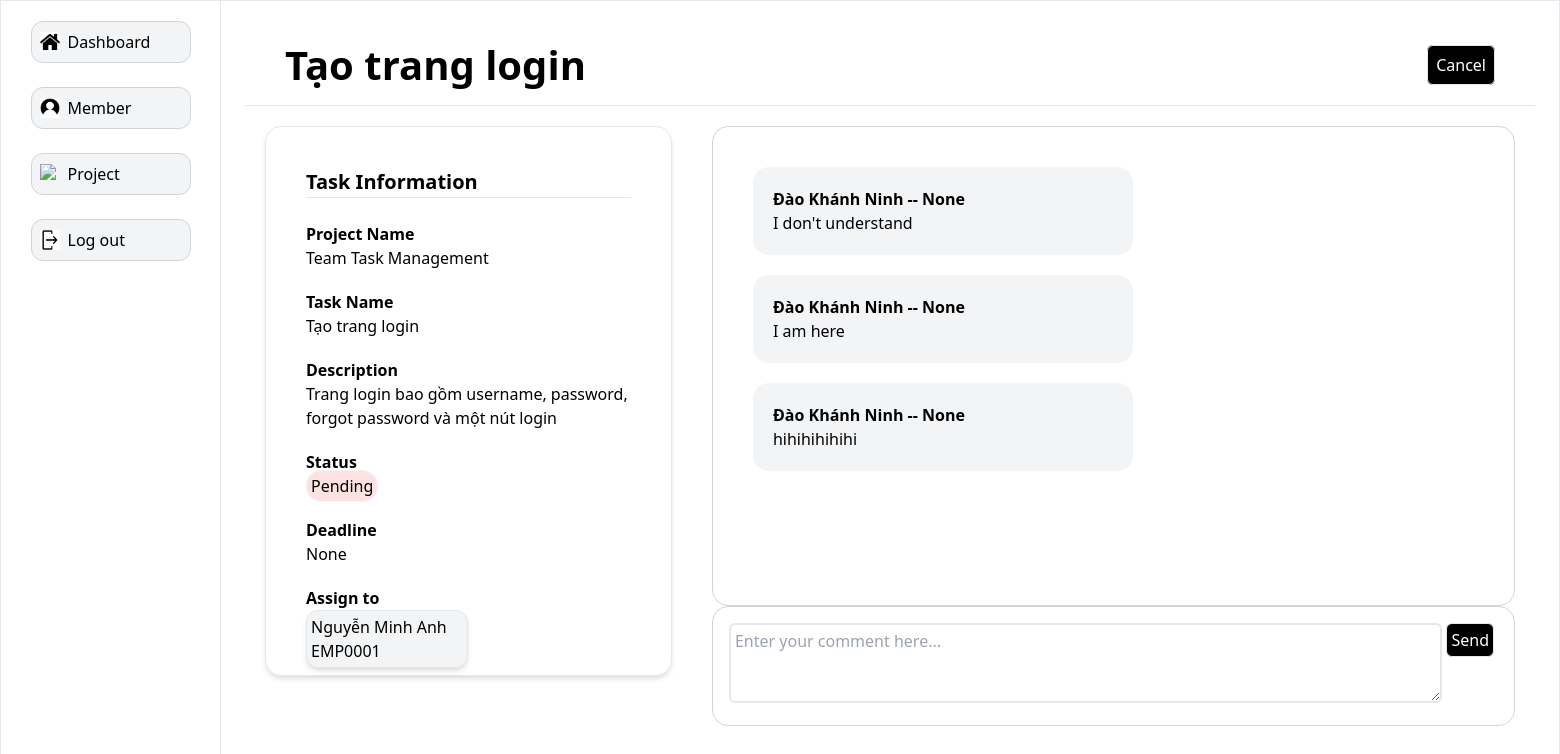
The app's page /task_information/1, older data.
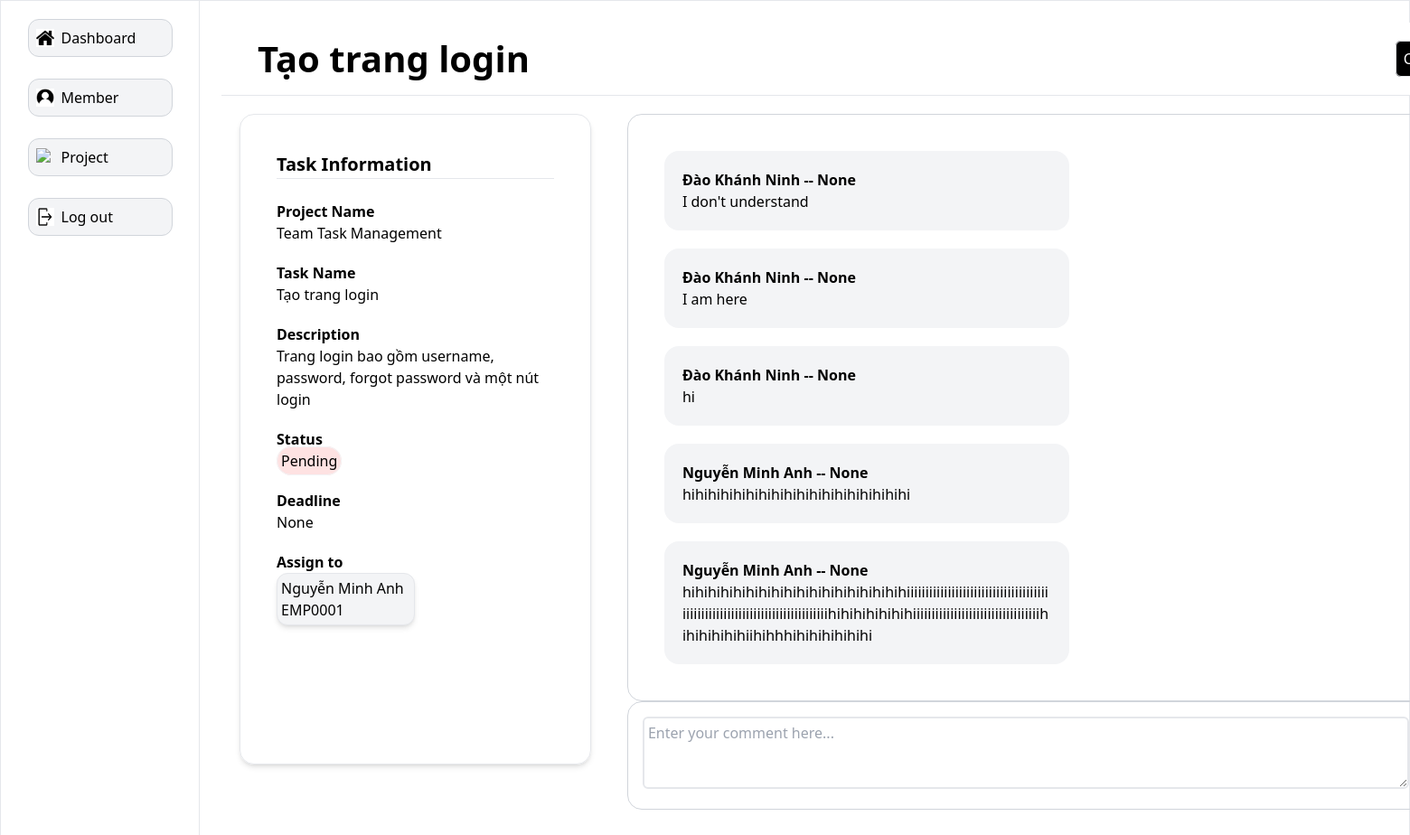
The same page, newer data.
### main/models.py (models this page shows, shortened)
class CommentTask(models.Model):
    comment_id = models.AutoField(primary_key=True)
    content = models.TextField(blank=True, null=True)
    is_deleted = models.BooleanField(default=False)
    project_id = models.ForeignKey(
        Project,
        on_delete=models.CASCADE,
        related_name='comments_task'
    )
    task_id = models.ForeignKey(
        Task,
        on_delete=models.CASCADE,
        related_name='comments_task'
    )
    user_id = models.ForeignKey(
        Users,
        on_delete=models.CASCADE,
        related_name='comments_task'
    )
    created_at = models.DateField(blank=True, null=True, auto_now_add=True)

class Users(AbstractUser):
    gender_dict = {
        'Male': 'Male',
        'Female': 'Female'
    }
    role_dict = {
        'Manager': 'Manager',
        'Staff': 'Staff'
    }
    full_name = models.CharField(max_length=100, blank=True, null=True)
    role = models.CharField(max_length=20, blank=True, null=True, choices=role_dict)
    gender = models.CharField(max_length=50, blank=True, null=True, choices=gender_dict)
    date_of_birth = models.DateField(blank=True, null=True)
    def __str__(self):
        return self.username

### main/views.py (the view, shortened to what this page needs)
# urls.py: path('task_information/<str:pk>', views.task_information, name='task_information'),
def task_information(request, pk):
    task = Task.objects.get(task_id=pk)
    project = Project.objects.get(project_id=task.project_id.project_id)
    form = AddCommentTaskForm()
    comments_task = task.comments_task.all()
    context = {'task': task, 'project': project, 'comments': comments_task, 'form': form}
    return render(request, 'main/task_information.html', context=context)

### main/forms.py
class AddCommentTaskForm(ModelForm):
    class Meta:
        model = CommentTask
        fields = ['content']
        widgets = {
            'content': Textarea(attrs={
                'class': 'border-2 border-gray-200 rounded-md w-full p-1 h-20',
                'placeholder': 'Enter your comment here...'
            })
        }

### main/templates/main/task_information.html (shortened to what this page needs)
{% extends 'side_bar_member.html' %}
{% load static %}
{% block content %}
<div
  class="bg-white items-center flex p-10 justify-between border-b border-gray-200 h-[80px]"
>
  <div><h1 class="text-[40px] font-bold">{{ task.task_name }}</h1></div>
  <div class="flex flex-row gap-1">
      <div><a href="{% url 'task' project.project_id %}" class="border border-gray-200 bg-black rounded-md p-2 text-white transition duration delay-300 hover:bg-black hover:scale-105">Cancel</a></div>
  </div>
</div>
<div class="rounded-2xl w-full h-[calc(100vh-200px)] flex flex-row">
    <div class="border border-gray-200 p-10 m-5 rounded-2xl w-1/3 h-[calc(100vh-250px)] shadow-md">
        <div class="border-b border-b-gray-200">
            <h3 class="font-bold text-[20px]">Task Information</h3>
        </div>
        <br>
        <div class="flex flex-col gap-5">
            <div>
                <div><h3 class="font-bold">Project Name</h3></div>
                <div><p>{{ project.project_name }}</p></div>
            </div>
            <div>
                <div><h3 class="font-bold">Task Name</h3></div>
                <div><p>{{ task.task_name }}</p></div>
            </div>
            <div>
                <div><h3 class="font-bold">Description</h3></div>
                <div><p>{{ task.description }}</p></div>
            </div>
            <div>
                <div><h3 class="font-bold">Status</h3></div>
                <div>
                    {% if task.status == 'Completed' %}
                    <span class="border border-gray-100 bg bg-green-100 p-1 rounded-2xl">{{ task.status }}</span>
                    {% elif task.status == 'In Progress' %}
                    <span class="border border-gray-100 bg bg-yellow-100 p-1 rounded-2xl">{{ task.status }}</span>
                    {% else %}
                    <span class="border border-gray-100 bg bg-red-100 p-1 rounded-2xl">{{ task.status }}</span>
                    {% endif %}
                </div>
            </div>
            <div>
                <div><h3 class="font-bold">Deadline</h3></div>
                <div><p>{{ task.deadline }}</p></div>
            </div>
            <div>
                <div><h3 class="font-bold">Assign to</h3></div>
                <div class="border rounded-xl shadow-md p-1 w-1/2 bg-gray-100"><p>{{ task.assign_to.full_name }} <br> {{ task.assign_to }}</p></div>
            </div>
        </div>
    </div>
    <div class="m-5 rounded-2xl w-2/3 h-[calc(100vh-250px)] ">
        <div id="chat_box" class="border border-gray-300 w-full h-[calc(100vh-320px)] rounded-2xl p-5 overflow-y-auto">
            {% for comment in comments %}
            <div class="p-5 m-5 rounded-2xl w-1/2 flex flex-col {% if comment.user_id == user %} ml-auto bg-green-100 {% else %} mr-auto bg-gray-100 {% endif %}">
                <div>
                    <h3 class="font-bold">{{ comment.user_id.full_name }} -- {{comment.created_at}}</h3>
                    {% if comment.is_deleted %}
                        <p class="italic text-gray-500">This comment has been deleted.</p>
                    {% else %}
                        <p class="break-words whitespace-pre-wrap">{{ comment.content }}</p>
                    {% endif %}
                </div>
            </div>
            {% endfor %}
        </div>
        <div class="border border-gray-300 w-full mr-5 rounded-2xl p-4">
            <form  onsubmit="saveScrollPosition('add')"  action="" method="post" class="flex justify-between">
                <div class="flex flex-row w-full">
                    <div class="w-full">{{ form.content }}</div>
                </div>
                <div>
                    <input type="submit" value="Send" class="border border-gray-200 rounded-md bg-black text-white transition delay-150 duration-300 ease-in-out hover:bg-black-700 hover:scale-105 ml-1 mr-1 p-1">
                </div>
            </form>
        </div>
    </div>
</div>
{% endblock %}

Row changes from the older to the newer data that the page shows:
changed CommentTask (number 3 of 5 on the later page): content "hihihihihihi" → "hi"
added CommentTask: user_id.full_name "Nguyễn Minh Anh", created_at "None", content "hihihihihihihihihihihihihihihihihihi"
added CommentTask: user_id.full_name "Nguyễn Minh Anh", created_at "None", content "hihihihihihihihihihihihihihihihihihiiiiiiiiiiiiiiiiiiiiiiiiiiiiiiiiiiiiiiiiiiiiiiiiiiiiiiiiiiiiiiiiiiiiiiiiiiiiihihihihihihihiiiiiiiiiiiiiiiiiiiiiiiiiiiiiiiiiihihihihihihiihihhhihihihihihihi"
Text that changed along with them:
form field value: "Send" → (not shown)
